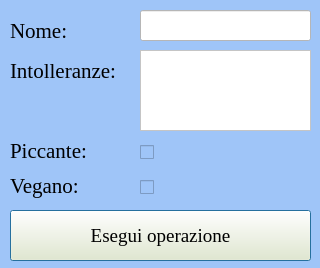
<?xml version="1.0" encoding="UTF-8"?>
<ui version="4.0">
 <class>formCU_nomeElemento</class>
 <widget class="QDialog" name="formCU_nomeElemento">
  <property name="geometry">
   <rect>
    <x>0</x>
    <y>0</y>
    <width>320</width>
    <height>268</height>
   </rect>
  </property>
  <property name="windowTitle">
   <string>Dialog</string>
  </property>
  <property name="styleSheet">
   <string notr="true">background-color: rgb(159, 197, 248);</string>
  </property>
  <widget class="QLabel" name="label">
   <property name="geometry">
    <rect>
     <x>10</x>
     <y>20</y>
     <width>101</width>
     <height>21</height>
    </rect>
   </property>
   <property name="font">
    <font>
     <family>Georgia</family>
     <pointsize>16</pointsize>
    </font>
   </property>
   <property name="text">
    <string>Nome:</string>
   </property>
  </widget>
  <widget class="QLabel" name="label_2">
   <property name="geometry">
    <rect>
     <x>10</x>
     <y>60</y>
     <width>121</width>
     <height>21</height>
    </rect>
   </property>
   <property name="font">
    <font>
     <family>Georgia</family>
     <pointsize>16</pointsize>
    </font>
   </property>
   <property name="text">
    <string>Intolleranze:</string>
   </property>
  </widget>
  <widget class="QLabel" name="label_4">
   <property name="geometry">
    <rect>
     <x>10</x>
     <y>140</y>
     <width>101</width>
     <height>21</height>
    </rect>
   </property>
   <property name="font">
    <font>
     <family>Georgia</family>
     <pointsize>16</pointsize>
    </font>
   </property>
   <property name="text">
    <string>Piccante:</string>
   </property>
  </widget>
  <widget class="QLabel" name="label_5">
   <property name="geometry">
    <rect>
     <x>10</x>
     <y>170</y>
     <width>101</width>
     <height>31</height>
    </rect>
   </property>
   <property name="font">
    <font>
     <family>Georgia</family>
     <pointsize>16</pointsize>
    </font>
   </property>
   <property name="text">
    <string>Vegano:</string>
   </property>
  </widget>
  <widget class="QPushButton" name="btEsegui">
   <property name="geometry">
    <rect>
     <x>10</x>
     <y>210</y>
     <width>301</width>
     <height>51</height>
    </rect>
   </property>
   <property name="font">
    <font>
     <family>Georgia</family>
     <pointsize>14</pointsize>
    </font>
   </property>
   <property name="styleSheet">
    <string notr="true">background-color: rgb(245, 243, 201);</string>
   </property>
   <property name="text">
    <string>Esegui operazione</string>
   </property>
  </widget>
  <widget class="QLineEdit" name="txtNome">
   <property name="geometry">
    <rect>
     <x>140</x>
     <y>10</y>
     <width>171</width>
     <height>31</height>
    </rect>
   </property>
   <property name="font">
    <font>
     <family>Georgia</family>
     <pointsize>14</pointsize>
    </font>
   </property>
   <property name="styleSheet">
    <string notr="true">background-color: rgb(255, 255, 255);</string>
   </property>
   <property name="text">
    <string/>
   </property>
  </widget>
  <widget class="QTextEdit" name="txtIntolleranze">
   <property name="geometry">
    <rect>
     <x>140</x>
     <y>50</y>
     <width>171</width>
     <height>81</height>
    </rect>
   </property>
   <property name="font">
    <font>
     <family>Georgia</family>
     <pointsize>14</pointsize>
    </font>
   </property>
   <property name="styleSheet">
    <string notr="true">background-color: rgb(255, 255, 255);</string>
   </property>
  </widget>
  <widget class="QCheckBox" name="checkBoxPiccante">
   <property name="geometry">
    <rect>
     <x>140</x>
     <y>142</y>
     <width>16</width>
     <height>21</height>
    </rect>
   </property>
   <property name="text">
    <string/>
   </property>
  </widget>
  <widget class="QCheckBox" name="checkBoxVegabo">
   <property name="geometry">
    <rect>
     <x>140</x>
     <y>177</y>
     <width>20</width>
     <height>20</height>
    </rect>
   </property>
   <property name="text">
    <string/>
   </property>
  </widget>
 </widget>
 <resources>
  <include location="../Resources/icons.qrc"/>
 </resources>
 <connections/>
</ui>
